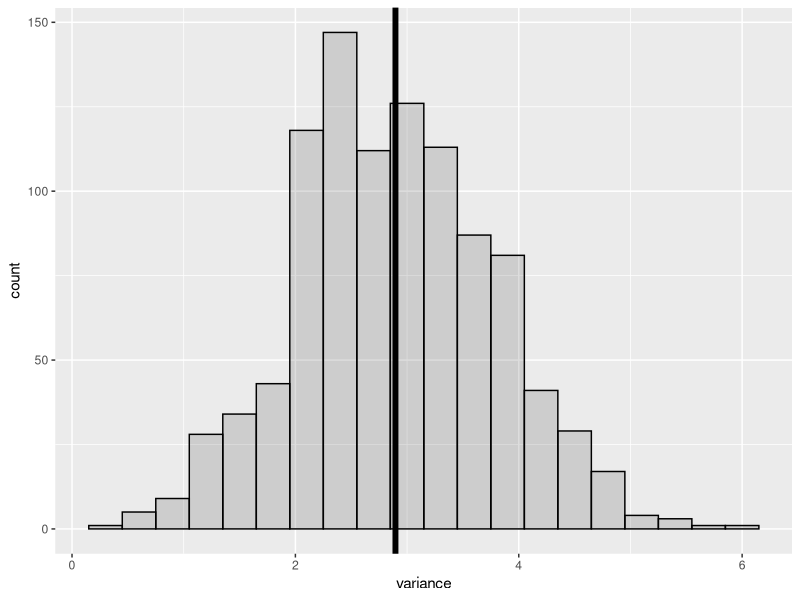

R code for this plot:
## ---- chunk 1
knitr::opts_chunk$set(echo = FALSE)
## ---- chunk 2
df <- data.frame(
    variance = c(apply(matrix(sample(1 : 6, 1000 * 10, replace = TRUE), 
                       1000), 1, var)))
mean <- mean(df$variance)
## ---- chunk 3
library(ggplot2)
ggplot(df, aes(x = variance)) + 
     geom_histogram(alpha = .20, binwidth=.3, colour = "black") +
     geom_vline(xintercept = mean(df$variance), size = 2)
